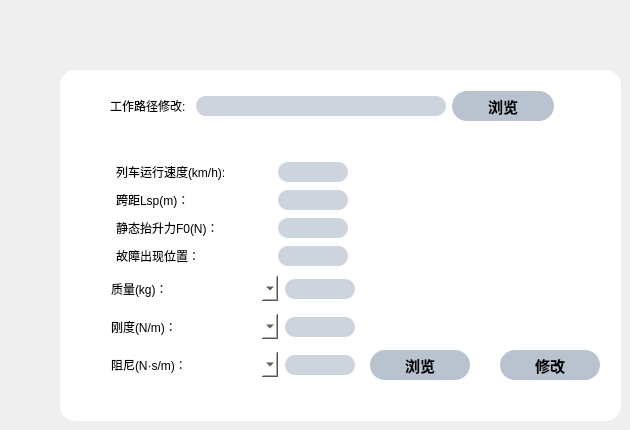
       <widget class="QWidget" name="page_9">
        <widget class="QGroupBox" name="rabilityGroupBox_2">
         <property name="geometry">
          <rect>
           <x>60</x>
           <y>70</y>
           <width>561</width>
           <height>351</height>
          </rect>
         </property>
         <property name="font">
          <font>
           <family>黑体</family>
           <pointsize>13</pointsize>
          </font>
         </property>
         <property name="styleSheet">
          <string notr="true">QWidget
{
background-color: rgb(255, 255, 255);
border-radius:15px;	
}
QPushButton#ViewButton
{
background-color: rgba(0, 37, 84,70);
}
QPushButton#ViewButton:hover
{
background-color: rgba(0, 37, 84,170);
}

QPushButton#ViewButton_6
{
background-color: rgba(0, 37, 84,70);
}
QPushButton#ViewButton_6:hover
{
background-color: rgba(0, 37, 84,170);}
QPushButton#ChangeButton_2
{
background-color: rgba(0, 37, 84,70);
}
QPushButton#ChangeButton_2:hover
{
background-color: rgba(0, 37, 84,170);
}
QLineEdit
{	
	background-color: rgba(0, 37, 84,50);
	border-radius:10px;
}
QLineEdit:hover
{	
	background-color: rgba(0, 37, 84,70);
	border-radius:10px;
}
QLineEdit:focus
{	
	background-color: rgba(0, 37, 84,100);
	border-radius:10px;
}</string>
         </property>
         <property name="title">
          <string/>
         </property>
         <widget class="QPushButton" name="ChangeButton_2">
          <property name="geometry">
           <rect>
            <x>440</x>
            <y>280</y>
            <width>100</width>
            <height>30</height>
           </rect>
          </property>
          <property name="minimumSize">
           <size>
            <width>100</width>
            <height>30</height>
           </size>
          </property>
          <property name="font">
           <font>
            <pointsize>11</pointsize>
            <weight>75</weight>
            <bold>true</bold>
           </font>
          </property>
          <property name="styleSheet">
           <string notr="true"/>
          </property>
          <property name="text">
           <string>修改</string>
          </property>
          <property name="icon">
           <iconset resource="images.qrc">
            <normaloff>:/Mainpart/images/documents.png</normaloff>:/Mainpart/images/documents.png</iconset>
          </property>
         </widget>
         <widget class="QPushButton" name="ViewButton_6">
          <property name="geometry">
           <rect>
            <x>310</x>
            <y>280</y>
            <width>100</width>
            <height>30</height>
           </rect>
          </property>
          <property name="minimumSize">
           <size>
            <width>100</width>
            <height>30</height>
           </size>
          </property>
          <property name="font">
           <font>
            <pointsize>11</pointsize>
            <weight>75</weight>
            <bold>true</bold>
           </font>
          </property>
          <property name="styleSheet">
           <string notr="true"/>
          </property>
          <property name="text">
           <string>浏览</string>
          </property>
          <property name="icon">
           <iconset resource="images.qrc">
            <normaloff>:/Mainpart/images/file_open.png</normaloff>:/Mainpart/images/file_open.png</iconset>
          </property>
         </widget>
         <widget class="QWidget" name="layoutWidget">
          <property name="geometry">
           <rect>
            <x>50</x>
            <y>20</y>
            <width>444</width>
            <height>32</height>
           </rect>
          </property>
          <layout class="QHBoxLayout" name="horizontalLayout_2">
           <item>
            <widget class="QLabel" name="Batch_path">
             <property name="minimumSize">
              <size>
               <width>80</width>
               <height>0</height>
              </size>
             </property>
             <property name="maximumSize">
              <size>
               <width>80</width>
               <height>16777215</height>
              </size>
             </property>
             <property name="text">
              <string>工作路径修改:</string>
             </property>
            </widget>
           </item>
           <item>
            <widget class="QLineEdit" name="Batch_path_LineEdit">
             <property name="minimumSize">
              <size>
               <width>250</width>
               <height>20</height>
              </size>
             </property>
             <property name="maximumSize">
              <size>
               <width>25</width>
               <height>20</height>
              </size>
             </property>
             <property name="font">
              <font>
               <family>微软雅黑</family>
               <pointsize>12</pointsize>
              </font>
             </property>
             <property name="alignment">
              <set>Qt::AlignCenter</set>
             </property>
            </widget>
           </item>
           <item>
            <widget class="QPushButton" name="ViewButton">
             <property name="minimumSize">
              <size>
               <width>100</width>
               <height>30</height>
              </size>
             </property>
             <property name="font">
              <font>
               <pointsize>11</pointsize>
               <weight>75</weight>
               <bold>true</bold>
              </font>
             </property>
             <property name="styleSheet">
              <string notr="true"/>
             </property>
             <property name="text">
              <string>浏览</string>
             </property>
             <property name="icon">
              <iconset resource="images.qrc">
               <normaloff>:/Mainpart/images/file_open.png</normaloff>:/Mainpart/images/file_open.png</iconset>
             </property>
            </widget>
           </item>
          </layout>
         </widget>
         <widget class="QWidget" name="layoutWidget">
          <property name="geometry">
           <rect>
            <x>50</x>
            <y>90</y>
            <width>246</width>
            <height>222</height>
           </rect>
          </property>
          <layout class="QVBoxLayout" name="verticalLayout_5">
           <item>
            <layout class="QHBoxLayout" name="horizontalLayout_7">
             <item>
              <widget class="QLabel" name="v_value">
               <property name="minimumSize">
                <size>
                 <width>150</width>
                 <height>0</height>
                </size>
               </property>
               <property name="maximumSize">
                <size>
                 <width>80</width>
                 <height>16777215</height>
                </size>
               </property>
               <property name="text">
                <string>列车运行速度(km/h):</string>
               </property>
              </widget>
             </item>
             <item>
              <widget class="QLineEdit" name="v_value_LineEdit">
               <property name="minimumSize">
                <size>
                 <width>70</width>
                 <height>20</height>
                </size>
               </property>
               <property name="maximumSize">
                <size>
                 <width>25</width>
                 <height>20</height>
                </size>
               </property>
               <property name="font">
                <font>
                 <family>微软雅黑</family>
                 <pointsize>12</pointsize>
                </font>
               </property>
               <property name="alignment">
                <set>Qt::AlignCenter</set>
               </property>
              </widget>
             </item>
            </layout>
           </item>
           <item>
            <layout class="QHBoxLayout" name="horizontalLayout_10">
             <item>
              <widget class="QLabel" name="l_value">
               <property name="minimumSize">
                <size>
                 <width>150</width>
                 <height>0</height>
                </size>
               </property>
               <property name="maximumSize">
                <size>
                 <width>80</width>
                 <height>16777215</height>
                </size>
               </property>
               <property name="text">
                <string>跨距Lsp(m)：</string>
               </property>
              </widget>
             </item>
             <item>
              <widget class="QLineEdit" name="lsp_value_LineEdit">
               <property name="minimumSize">
                <size>
                 <width>70</width>
                 <height>20</height>
                </size>
               </property>
               <property name="maximumSize">
                <size>
                 <width>25</width>
                 <height>20</height>
                </size>
               </property>
               <property name="font">
                <font>
                 <family>微软雅黑</family>
                 <pointsize>12</pointsize>
                </font>
               </property>
               <property name="alignment">
                <set>Qt::AlignCenter</set>
               </property>
              </widget>
             </item>
            </layout>
           </item>
           <item>
            <layout class="QHBoxLayout" name="horizontalLayout_25">
             <item>
              <widget class="QLabel" name="f_value">
               <property name="minimumSize">
                <size>
                 <width>150</width>
                 <height>0</height>
                </size>
               </property>
               <property name="maximumSize">
                <size>
                 <width>80</width>
                 <height>16777215</height>
                </size>
               </property>
               <property name="text">
                <string>静态抬升力F0(N)：</string>
               </property>
              </widget>
             </item>
             <item>
              <widget class="QLineEdit" name="F0_value_LineEdit">
               <property name="minimumSize">
                <size>
                 <width>70</width>
                 <height>20</height>
                </size>
               </property>
               <property name="maximumSize">
                <size>
                 <width>25</width>
                 <height>20</height>
                </size>
               </property>
               <property name="font">
                <font>
                 <family>微软雅黑</family>
                 <pointsize>12</pointsize>
                </font>
               </property>
               <property name="alignment">
                <set>Qt::AlignCenter</set>
               </property>
              </widget>
             </item>
            </layout>
           </item>
           <item>
            <layout class="QHBoxLayout" name="horizontalLayout_26">
             <item>
              <widget class="QLabel" name="p_value">
               <property name="minimumSize">
                <size>
                 <width>150</width>
                 <height>0</height>
                </size>
               </property>
               <property name="maximumSize">
                <size>
                 <width>80</width>
                 <height>16777215</height>
                </size>
               </property>
               <property name="text">
                <string>故障出现位置：</string>
               </property>
              </widget>
             </item>
             <item>
              <widget class="QLineEdit" name="p_value_LineEdit">
               <property name="minimumSize">
                <size>
                 <width>70</width>
                 <height>20</height>
                </size>
               </property>
               <property name="maximumSize">
                <size>
                 <width>25</width>
                 <height>20</height>
                </size>
               </property>
               <property name="font">
                <font>
                 <family>微软雅黑</family>
                 <pointsize>12</pointsize>
                </font>
               </property>
               <property name="alignment">
                <set>Qt::AlignCenter</set>
               </property>
              </widget>
             </item>
            </layout>
           </item>
           <item>
            <layout class="QHBoxLayout" name="horizontalLayout_18">
             <item>
              <widget class="QLabel" name="m_value">
               <property name="minimumSize">
                <size>
                 <width>80</width>
                 <height>30</height>
                </size>
               </property>
               <property name="maximumSize">
                <size>
                 <width>80</width>
                 <height>16777215</height>
                </size>
               </property>
               <property name="text">
                <string>质量(kg)：</string>
               </property>
              </widget>
             </item>
             <item>
              <widget class="QComboBox" name="m_ComboBox">
               <property name="minimumSize">
                <size>
                 <width>80</width>
                 <height>25</height>
                </size>
               </property>
               <property name="maximumSize">
                <size>
                 <width>80</width>
                 <height>25</height>
                </size>
               </property>
               <property name="font">
                <font>
                 <family>微软雅黑</family>
                 <pointsize>12</pointsize>
                </font>
               </property>
              </widget>
             </item>
             <item>
              <widget class="QLineEdit" name="m_value_LineEdit">
               <property name="minimumSize">
                <size>
                 <width>70</width>
                 <height>20</height>
                </size>
               </property>
               <property name="maximumSize">
                <size>
                 <width>25</width>
                 <height>20</height>
                </size>
               </property>
               <property name="font">
                <font>
                 <family>微软雅黑</family>
                 <pointsize>12</pointsize>
                </font>
               </property>
               <property name="alignment">
                <set>Qt::AlignCenter</set>
               </property>
              </widget>
             </item>
            </layout>
           </item>
           <item>
            <layout class="QHBoxLayout" name="horizontalLayout_12">
             <item>
              <widget class="QLabel" name="k_value">
               <property name="minimumSize">
                <size>
                 <width>80</width>
                 <height>30</height>
                </size>
               </property>
               <property name="maximumSize">
                <size>
                 <width>80</width>
                 <height>16777215</height>
                </size>
               </property>
               <property name="text">
                <string>刚度(N/m)：</string>
               </property>
              </widget>
             </item>
             <item>
              <widget class="QComboBox" name="k_ComboBox">
               <property name="minimumSize">
                <size>
                 <width>80</width>
                 <height>25</height>
                </size>
               </property>
               <property name="maximumSize">
                <size>
                 <width>80</width>
                 <height>25</height>
                </size>
               </property>
               <property name="font">
                <font>
                 <family>微软雅黑</family>
                 <pointsize>12</pointsize>
                </font>
               </property>
              </widget>
             </item>
             <item>
              <widget class="QLineEdit" name="k_value_LineEdit">
               <property name="minimumSize">
                <size>
                 <width>70</width>
                 <height>20</height>
                </size>
               </property>
               <property name="maximumSize">
                <size>
                 <width>25</width>
                 <height>20</height>
                </size>
               </property>
               <property name="font">
                <font>
                 <family>微软雅黑</family>
                 <pointsize>12</pointsize>
                </font>
               </property>
               <property name="alignment">
                <set>Qt::AlignCenter</set>
               </property>
              </widget>
             </item>
            </layout>
           </item>
           <item>
            <layout class="QHBoxLayout" name="horizontalLayout_13">
             <item>
              <widget class="QLabel" name="c_value">
               <property name="minimumSize">
                <size>
                 <width>80</width>
                 <height>30</height>
                </size>
               </property>
               <property name="maximumSize">
                <size>
                 <width>80</width>
                 <height>16777215</height>
                </size>
               </property>
               <property name="text">
                <string>阻尼(N·s/m)：</string>
               </property>
              </widget>
             </item>
             <item>
              <widget class="QComboBox" name="c_ComboBox">
               <property name="minimumSize">
                <size>
                 <width>80</width>
                 <height>25</height>
                </size>
               </property>
               <property name="maximumSize">
                <size>
                 <width>80</width>
                 <height>25</height>
                </size>
               </property>
               <property name="font">
                <font>
                 <family>微软雅黑</family>
                 <pointsize>12</pointsize>
                </font>
               </property>
              </widget>
             </item>
             <item>
              <widget class="QLineEdit" name="c_value_LineEdit">
               <property name="minimumSize">
                <size>
                 <width>70</width>
                 <height>20</height>
                </size>
               </property>
               <property name="maximumSize">
                <size>
                 <width>25</width>
                 <height>20</height>
                </size>
               </property>
               <property name="font">
                <font>
                 <family>微软雅黑</family>
                 <pointsize>12</pointsize>
                </font>
               </property>
               <property name="alignment">
                <set>Qt::AlignCenter</set>
               </property>
              </widget>
             </item>
            </layout>
           </item>
          </layout>
         </widget>
        </widget>
       </widget>
